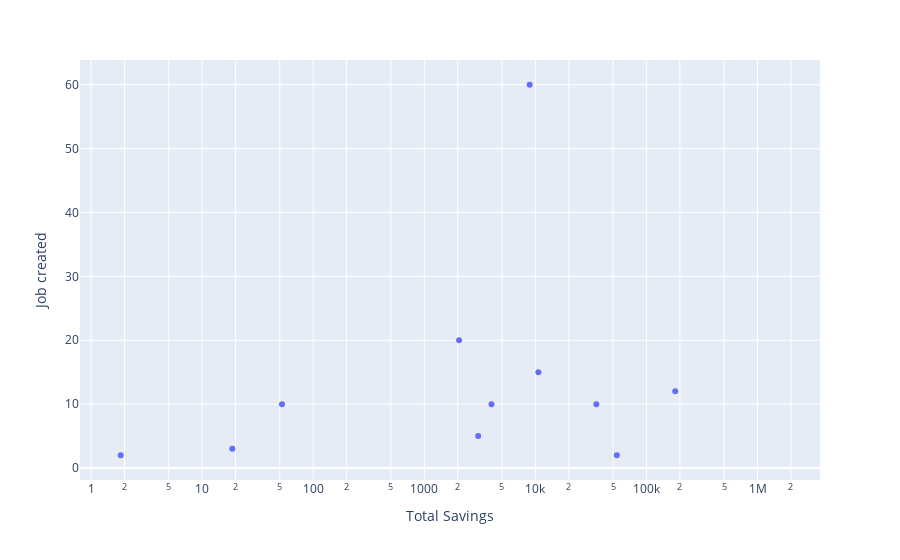

The cell this chart's notebook holds for it:
### Code cell
px.scatter(data_frame=df, y='Job created', x='Total Savings', log_x=True)

### Figure 1 — Plotly figure (JSON) as saved in the notebook; plotly's stock layout.template omitted (floating-point values rounded to 4 significant figures; data arrays with more than 128 entries replaced by an {"elided": "..."} marker saying what was removed)
{"data": [{"hovertemplate": "Total Savings=%{x}<br>Job created=%{y}<extra></extra>", "legendgroup": "", "marker": {"color": "#636efa", "symbol": "circle"}, "mode": "markers", "name": "", "orientation": "v", "showlegend": false, "type": "scatter", "x": {"elided": "450 float values"}, "xaxis": "x", "y": {"elided": "450 int values"}, "yaxis": "y"}], "layout": {"legend": {"tracegroupgap": 0}, "margin": {"t": 60}, "xaxis": {"anchor": "y", "domain": [0, 1], "title": {"text": "Total Savings"}, "type": "log"}, "yaxis": {"anchor": "x", "domain": [0, 1], "title": {"text": "Job created"}}}}
